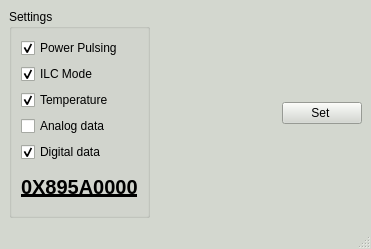
<?xml version="1.0" encoding="UTF-8"?>
<ui version="4.0">
 <class>DifWindow</class>
 <widget class="QMainWindow" name="DifWindow">
  <property name="geometry">
   <rect>
    <x>0</x>
    <y>0</y>
    <width>371</width>
    <height>249</height>
   </rect>
  </property>
  <property name="palette">
   <palette>
    <active>
     <colorrole role="WindowText">
      <brush brushstyle="SolidPattern">
       <color alpha="255">
        <red>0</red>
        <green>0</green>
        <blue>0</blue>
       </color>
      </brush>
     </colorrole>
     <colorrole role="Button">
      <brush brushstyle="SolidPattern">
       <color alpha="255">
        <red>211</red>
        <green>215</green>
        <blue>207</blue>
       </color>
      </brush>
     </colorrole>
     <colorrole role="Light">
      <brush brushstyle="SolidPattern">
       <color alpha="255">
        <red>255</red>
        <green>255</green>
        <blue>255</blue>
       </color>
      </brush>
     </colorrole>
     <colorrole role="Midlight">
      <brush brushstyle="SolidPattern">
       <color alpha="255">
        <red>233</red>
        <green>235</green>
        <blue>231</blue>
       </color>
      </brush>
     </colorrole>
     <colorrole role="Dark">
      <brush brushstyle="SolidPattern">
       <color alpha="255">
        <red>105</red>
        <green>107</green>
        <blue>103</blue>
       </color>
      </brush>
     </colorrole>
     <colorrole role="Mid">
      <brush brushstyle="SolidPattern">
       <color alpha="255">
        <red>141</red>
        <green>143</green>
        <blue>138</blue>
       </color>
      </brush>
     </colorrole>
     <colorrole role="Text">
      <brush brushstyle="SolidPattern">
       <color alpha="255">
        <red>0</red>
        <green>0</green>
        <blue>0</blue>
       </color>
      </brush>
     </colorrole>
     <colorrole role="BrightText">
      <brush brushstyle="SolidPattern">
       <color alpha="255">
        <red>255</red>
        <green>255</green>
        <blue>255</blue>
       </color>
      </brush>
     </colorrole>
     <colorrole role="ButtonText">
      <brush brushstyle="SolidPattern">
       <color alpha="255">
        <red>0</red>
        <green>0</green>
        <blue>0</blue>
       </color>
      </brush>
     </colorrole>
     <colorrole role="Base">
      <brush brushstyle="SolidPattern">
       <color alpha="255">
        <red>255</red>
        <green>255</green>
        <blue>255</blue>
       </color>
      </brush>
     </colorrole>
     <colorrole role="Window">
      <brush brushstyle="SolidPattern">
       <color alpha="255">
        <red>211</red>
        <green>215</green>
        <blue>207</blue>
       </color>
      </brush>
     </colorrole>
     <colorrole role="Shadow">
      <brush brushstyle="SolidPattern">
       <color alpha="255">
        <red>0</red>
        <green>0</green>
        <blue>0</blue>
       </color>
      </brush>
     </colorrole>
     <colorrole role="AlternateBase">
      <brush brushstyle="SolidPattern">
       <color alpha="255">
        <red>233</red>
        <green>235</green>
        <blue>231</blue>
       </color>
      </brush>
     </colorrole>
     <colorrole role="ToolTipBase">
      <brush brushstyle="SolidPattern">
       <color alpha="255">
        <red>255</red>
        <green>255</green>
        <blue>220</blue>
       </color>
      </brush>
     </colorrole>
     <colorrole role="ToolTipText">
      <brush brushstyle="SolidPattern">
       <color alpha="255">
        <red>0</red>
        <green>0</green>
        <blue>0</blue>
       </color>
      </brush>
     </colorrole>
    </active>
    <inactive>
     <colorrole role="WindowText">
      <brush brushstyle="SolidPattern">
       <color alpha="255">
        <red>0</red>
        <green>0</green>
        <blue>0</blue>
       </color>
      </brush>
     </colorrole>
     <colorrole role="Button">
      <brush brushstyle="SolidPattern">
       <color alpha="255">
        <red>211</red>
        <green>215</green>
        <blue>207</blue>
       </color>
      </brush>
     </colorrole>
     <colorrole role="Light">
      <brush brushstyle="SolidPattern">
       <color alpha="255">
        <red>255</red>
        <green>255</green>
        <blue>255</blue>
       </color>
      </brush>
     </colorrole>
     <colorrole role="Midlight">
      <brush brushstyle="SolidPattern">
       <color alpha="255">
        <red>233</red>
        <green>235</green>
        <blue>231</blue>
       </color>
      </brush>
     </colorrole>
     <colorrole role="Dark">
      <brush brushstyle="SolidPattern">
       <color alpha="255">
        <red>105</red>
        <green>107</green>
        <blue>103</blue>
       </color>
      </brush>
     </colorrole>
     <colorrole role="Mid">
      <brush brushstyle="SolidPattern">
       <color alpha="255">
        <red>141</red>
        <green>143</green>
        <blue>138</blue>
       </color>
      </brush>
     </colorrole>
     <colorrole role="Text">
      <brush brushstyle="SolidPattern">
       <color alpha="255">
        <red>0</red>
        <green>0</green>
        <blue>0</blue>
       </color>
      </brush>
     </colorrole>
     <colorrole role="BrightText">
      <brush brushstyle="SolidPattern">
       <color alpha="255">
        <red>255</red>
        <green>255</green>
        <blue>255</blue>
       </color>
      </brush>
     </colorrole>
     <colorrole role="ButtonText">
      <brush brushstyle="SolidPattern">
       <color alpha="255">
        <red>0</red>
        <green>0</green>
        <blue>0</blue>
       </color>
      </brush>
     </colorrole>
     <colorrole role="Base">
      <brush brushstyle="SolidPattern">
       <color alpha="255">
        <red>255</red>
        <green>255</green>
        <blue>255</blue>
       </color>
      </brush>
     </colorrole>
     <colorrole role="Window">
      <brush brushstyle="SolidPattern">
       <color alpha="255">
        <red>211</red>
        <green>215</green>
        <blue>207</blue>
       </color>
      </brush>
     </colorrole>
     <colorrole role="Shadow">
      <brush brushstyle="SolidPattern">
       <color alpha="255">
        <red>0</red>
        <green>0</green>
        <blue>0</blue>
       </color>
      </brush>
     </colorrole>
     <colorrole role="AlternateBase">
      <brush brushstyle="SolidPattern">
       <color alpha="255">
        <red>233</red>
        <green>235</green>
        <blue>231</blue>
       </color>
      </brush>
     </colorrole>
     <colorrole role="ToolTipBase">
      <brush brushstyle="SolidPattern">
       <color alpha="255">
        <red>255</red>
        <green>255</green>
        <blue>220</blue>
       </color>
      </brush>
     </colorrole>
     <colorrole role="ToolTipText">
      <brush brushstyle="SolidPattern">
       <color alpha="255">
        <red>0</red>
        <green>0</green>
        <blue>0</blue>
       </color>
      </brush>
     </colorrole>
    </inactive>
    <disabled>
     <colorrole role="WindowText">
      <brush brushstyle="SolidPattern">
       <color alpha="255">
        <red>105</red>
        <green>107</green>
        <blue>103</blue>
       </color>
      </brush>
     </colorrole>
     <colorrole role="Button">
      <brush brushstyle="SolidPattern">
       <color alpha="255">
        <red>211</red>
        <green>215</green>
        <blue>207</blue>
       </color>
      </brush>
     </colorrole>
     <colorrole role="Light">
      <brush brushstyle="SolidPattern">
       <color alpha="255">
        <red>255</red>
        <green>255</green>
        <blue>255</blue>
       </color>
      </brush>
     </colorrole>
     <colorrole role="Midlight">
      <brush brushstyle="SolidPattern">
       <color alpha="255">
        <red>233</red>
        <green>235</green>
        <blue>231</blue>
       </color>
      </brush>
     </colorrole>
     <colorrole role="Dark">
      <brush brushstyle="SolidPattern">
       <color alpha="255">
        <red>105</red>
        <green>107</green>
        <blue>103</blue>
       </color>
      </brush>
     </colorrole>
     <colorrole role="Mid">
      <brush brushstyle="SolidPattern">
       <color alpha="255">
        <red>141</red>
        <green>143</green>
        <blue>138</blue>
       </color>
      </brush>
     </colorrole>
     <colorrole role="Text">
      <brush brushstyle="SolidPattern">
       <color alpha="255">
        <red>105</red>
        <green>107</green>
        <blue>103</blue>
       </color>
      </brush>
     </colorrole>
     <colorrole role="BrightText">
      <brush brushstyle="SolidPattern">
       <color alpha="255">
        <red>255</red>
        <green>255</green>
        <blue>255</blue>
       </color>
      </brush>
     </colorrole>
     <colorrole role="ButtonText">
      <brush brushstyle="SolidPattern">
       <color alpha="255">
        <red>105</red>
        <green>107</green>
        <blue>103</blue>
       </color>
      </brush>
     </colorrole>
     <colorrole role="Base">
      <brush brushstyle="SolidPattern">
       <color alpha="255">
        <red>211</red>
        <green>215</green>
        <blue>207</blue>
       </color>
      </brush>
     </colorrole>
     <colorrole role="Window">
      <brush brushstyle="SolidPattern">
       <color alpha="255">
        <red>211</red>
        <green>215</green>
        <blue>207</blue>
       </color>
      </brush>
     </colorrole>
     <colorrole role="Shadow">
      <brush brushstyle="SolidPattern">
       <color alpha="255">
        <red>0</red>
        <green>0</green>
        <blue>0</blue>
       </color>
      </brush>
     </colorrole>
     <colorrole role="AlternateBase">
      <brush brushstyle="SolidPattern">
       <color alpha="255">
        <red>211</red>
        <green>215</green>
        <blue>207</blue>
       </color>
      </brush>
     </colorrole>
     <colorrole role="ToolTipBase">
      <brush brushstyle="SolidPattern">
       <color alpha="255">
        <red>255</red>
        <green>255</green>
        <blue>220</blue>
       </color>
      </brush>
     </colorrole>
     <colorrole role="ToolTipText">
      <brush brushstyle="SolidPattern">
       <color alpha="255">
        <red>0</red>
        <green>0</green>
        <blue>0</blue>
       </color>
      </brush>
     </colorrole>
    </disabled>
   </palette>
  </property>
  <property name="windowTitle">
   <string>DIF LAL usage</string>
  </property>
  <property name="autoFillBackground">
   <bool>true</bool>
  </property>
  <widget class="QWidget" name="centralwidget">
   <layout class="QHBoxLayout" name="horizontalLayout">
    <item>
     <widget class="QGroupBox" name="groupBox">
      <property name="autoFillBackground">
       <bool>true</bool>
      </property>
      <property name="title">
       <string>Settings</string>
      </property>
      <layout class="QVBoxLayout" name="verticalLayout">
       <item>
        <widget class="QCheckBox" name="cbPOWERPULSED">
         <property name="text">
          <string>Power Pulsing</string>
         </property>
         <property name="checked">
          <bool>true</bool>
         </property>
        </widget>
       </item>
       <item>
        <widget class="QCheckBox" name="cbILC">
         <property name="text">
          <string>ILC Mode</string>
         </property>
         <property name="checked">
          <bool>true</bool>
         </property>
        </widget>
       </item>
       <item>
        <widget class="QCheckBox" name="cbTEMPERATURE">
         <property name="text">
          <string>Temperature</string>
         </property>
         <property name="checked">
          <bool>true</bool>
         </property>
        </widget>
       </item>
       <item>
        <widget class="QCheckBox" name="cbANALOG">
         <property name="text">
          <string>Analog data</string>
         </property>
        </widget>
       </item>
       <item>
        <widget class="QCheckBox" name="cbDIGITAL">
         <property name="text">
          <string>Digital data</string>
         </property>
         <property name="checked">
          <bool>true</bool>
         </property>
        </widget>
       </item>
       <item>
        <widget class="QLabel" name="laMODE">
         <property name="font">
          <font>
           <pointsize>15</pointsize>
           <weight>75</weight>
           <bold>true</bold>
           <underline>true</underline>
          </font>
         </property>
         <property name="text">
          <string>0X895A0000</string>
         </property>
        </widget>
       </item>
      </layout>
     </widget>
    </item>
    <item>
     <spacer name="horizontalSpacer">
      <property name="orientation">
       <enum>Qt::Horizontal</enum>
      </property>
      <property name="sizeHint" stdset="0">
       <size>
        <width>112</width>
        <height>20</height>
       </size>
      </property>
     </spacer>
    </item>
    <item>
     <widget class="QPushButton" name="pbSET">
      <property name="text">
       <string>Set </string>
      </property>
     </widget>
    </item>
   </layout>
  </widget>
  <widget class="QStatusBar" name="statusbar"/>
 </widget>
 <resources/>
 <connections/>
</ui>
